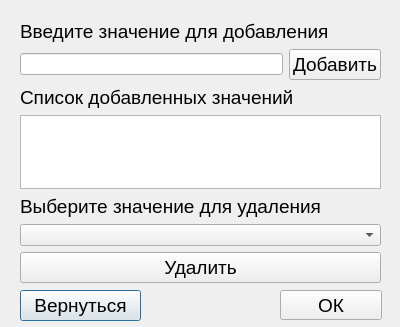
<?xml version="1.0" encoding="UTF-8"?>
<ui version="4.0">
 <class>scalarEdit</class>
 <widget class="QDialog" name="scalarEdit">
  <property name="geometry">
   <rect>
    <x>0</x>
    <y>0</y>
    <width>400</width>
    <height>327</height>
   </rect>
  </property>
  <property name="minimumSize">
   <size>
    <width>400</width>
    <height>300</height>
   </size>
  </property>
  <property name="maximumSize">
   <size>
    <width>400</width>
    <height>327</height>
   </size>
  </property>
  <property name="windowTitle">
   <string>Скалярное значение</string>
  </property>
  <widget class="QPushButton" name="button_goBack_scalarEdit">
   <property name="geometry">
    <rect>
     <x>20</x>
     <y>290</y>
     <width>121</width>
     <height>31</height>
    </rect>
   </property>
   <property name="font">
    <font>
     <pointsize>14</pointsize>
    </font>
   </property>
   <property name="text">
    <string>Вернуться</string>
   </property>
  </widget>
  <widget class="QPushButton" name="button_ok_scalarEdit">
   <property name="geometry">
    <rect>
     <x>280</x>
     <y>290</y>
     <width>102</width>
     <height>30</height>
    </rect>
   </property>
   <property name="font">
    <font>
     <pointsize>14</pointsize>
    </font>
   </property>
   <property name="text">
    <string>ОК</string>
   </property>
  </widget>
  <widget class="QWidget" name="layoutWidget">
   <property name="geometry">
    <rect>
     <x>20</x>
     <y>20</y>
     <width>361</width>
     <height>263</height>
    </rect>
   </property>
   <layout class="QVBoxLayout" name="verticalLayout_2">
    <item>
     <layout class="QGridLayout" name="gridLayout">
      <item row="0" column="0" colspan="2">
       <widget class="QLabel" name="label">
        <property name="font">
         <font>
          <pointsize>14</pointsize>
         </font>
        </property>
        <property name="text">
         <string>Введите значение для добавления</string>
        </property>
       </widget>
      </item>
      <item row="1" column="1">
       <widget class="QPushButton" name="button_addDefinition_scalarEdit">
        <property name="font">
         <font>
          <pointsize>14</pointsize>
         </font>
        </property>
        <property name="text">
         <string>Добавить</string>
        </property>
       </widget>
      </item>
      <item row="1" column="0">
       <widget class="QLineEdit" name="line_featureAdd_scalarEdit"/>
      </item>
     </layout>
    </item>
    <item>
     <layout class="QVBoxLayout" name="verticalLayout">
      <item>
       <widget class="QLabel" name="label_2">
        <property name="font">
         <font>
          <pointsize>14</pointsize>
         </font>
        </property>
        <property name="text">
         <string>Список добавленных значений</string>
        </property>
       </widget>
      </item>
      <item>
       <widget class="QTextEdit" name="text_added_scalarEdit"/>
      </item>
      <item>
       <widget class="QLabel" name="label_3">
        <property name="font">
         <font>
          <pointsize>14</pointsize>
         </font>
        </property>
        <property name="text">
         <string>Выберите значение для удаления</string>
        </property>
       </widget>
      </item>
      <item>
       <widget class="QComboBox" name="comboBox_deleteDefiniton_scalarEdit"/>
      </item>
      <item>
       <widget class="QPushButton" name="button_deleteScalarDef_scalarEdit">
        <property name="font">
         <font>
          <pointsize>14</pointsize>
         </font>
        </property>
        <property name="text">
         <string>Удалить</string>
        </property>
       </widget>
      </item>
     </layout>
    </item>
   </layout>
  </widget>
 </widget>
 <resources/>
 <connections/>
</ui>
